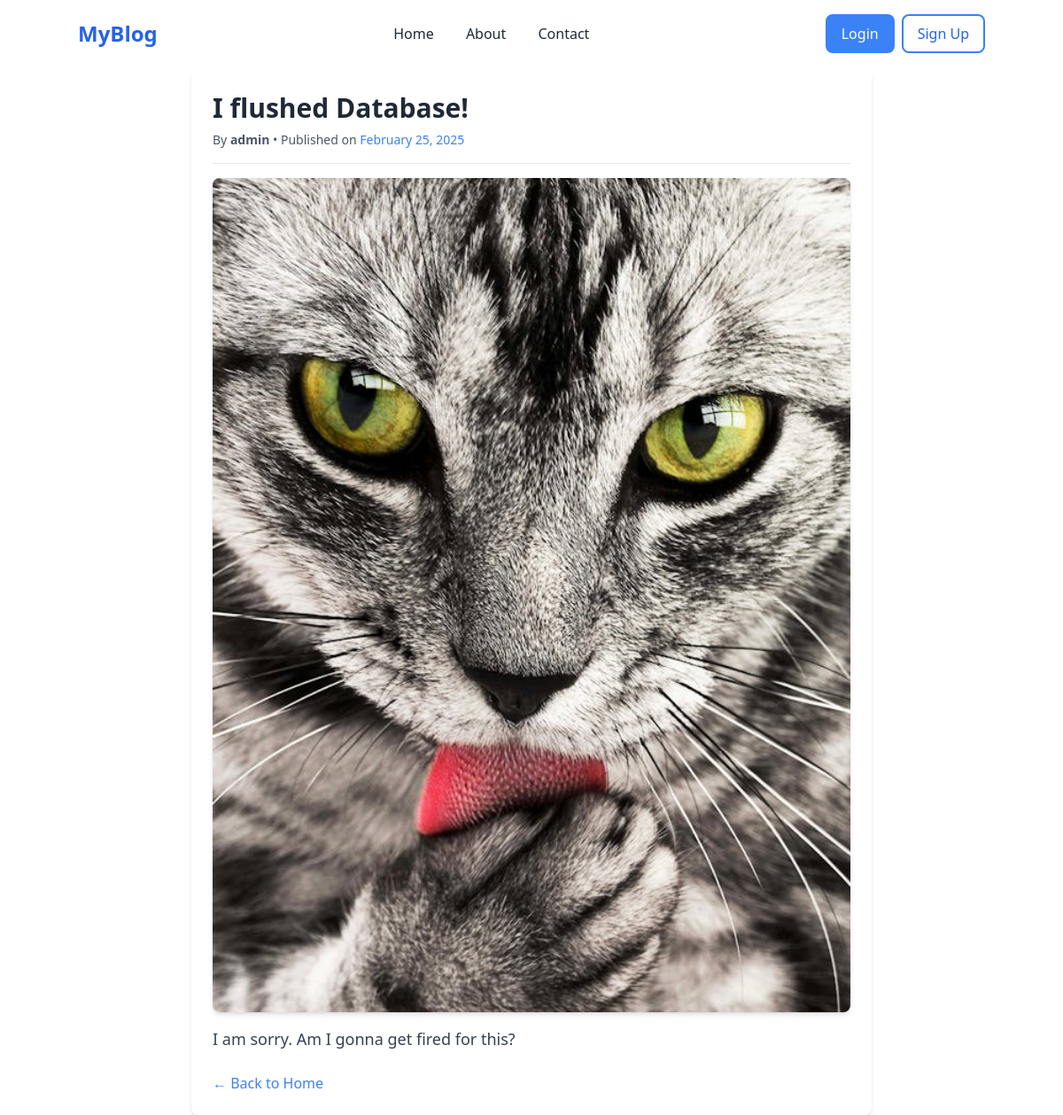
The page /blog/1 on the database its author committed.
### blog/models.py (models this page shows, shortened)
class Post(models.Model):
    title=models.CharField(max_length=200)
    content=models.TextField()
    author=models.CharField(max_length=100)
    created_at=models.DateTimeField(auto_now_add=True)
    updated_at=models.DateTimeField(auto_now=True)
    image = models.ImageField(upload_to='blog_images/', null=True, blank=True)

### blog/views.py (the view)
# urls.py: path('blog/<int:post_id>', views.getBlog, name='blog'),
def getBlog(request, post_id):
    post = Post.objects.get(id=post_id)
    return render(request, 'singleblog.html',{'post':post})

### blog/templates/singleblog.html (shortened to what this page needs)
{% extends 'base.html' %}
{% block content %}
<div class="max-w-3xl mx-auto bg-white p-6 rounded-lg shadow-md mt-20 ">
    <h1 class="text-3xl font-bold text-gray-800">{{ post.title }}</h1>
    <p class="text-gray-600 text-sm mt-2">
        By <span class="font-semibold">{{ post.author }}</span> •
        Published on <span class="text-blue-500">{{ post.created_at|date:"F d, Y" }}</span>
    </p>
    <hr class="my-4">
    {% if post.image %}
        <img src="{{ post.image.url }}" alt="Blog Image" class="w-full h-auto rounded-lg shadow-md mt-4">
    {% endif %}
    <p class="text-lg text-gray-700 mt-4">
        {{ post.content }}
    </p>
    <a href="{% url 'home' %}" class="mt-6 inline-block text-blue-500 hover:underline">← Back to Home</a>
</div>
{% endblock %}

### rows shown on the page
Post: title "I flushed Database!", author "admin", created_at "February 25, 2025", image (picture), content "I am sorry. Am I gonna get fired for this?"
